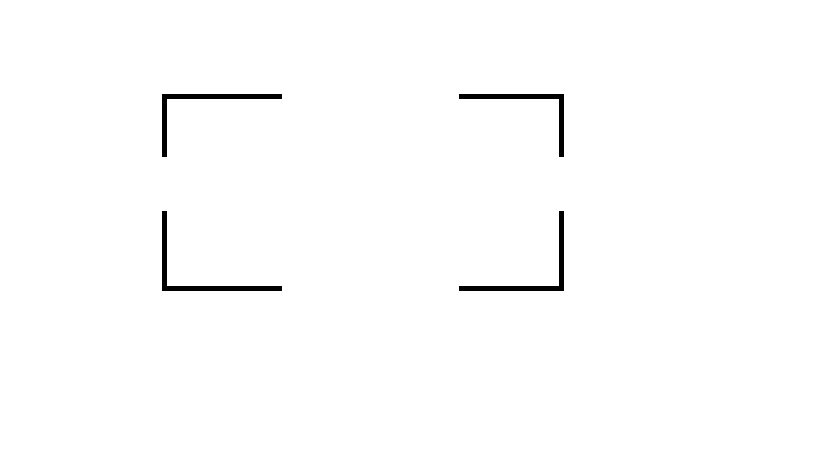
#> input picture CCF394 transformada hough/lines.png, 819 x 460 px
$ python 'CCF394 Aula 11 - Transformada HOUG - 2 - detectando linhas.py'
#> lines starting #> are read from the running program, lines starting #| are printed output that depends on the picture; after the words box and inside, x2 and y2 are one past the last pixel; in counts of white or black regions, pixels touching at a corner belong together
'''

Hough Line Transformation
Finds lines in a binary image using the standard Hough transform.

The function implements the standard or standard multi-scale Hough transform
algorithm for line detection. See http://homepages.inf.ed.ac.uk/rbf/HIPR2/hough.htm for a good explanation of Hough transform.

Parameters
image	8-bit, single-channel binary source image. The image may be modified by the function.
lines	Output vector of lines. Each line is represented by a 2 or 3 element vector (ρ,θ) or (ρ,θ,votes) . ρ is the distance from the coordinate origin (0,0) (top-left corner of the image). θ is the line rotation angle in radians ( 0∼vertical line,π/2∼horizontal line ). votes is the value of accumulator.
rho	Distance resolution of the accumulator in pixels.
theta	Angle resolution of the accumulator in radians.
threshold	Accumulator threshold parameter. Only those lines are returned that get enough votes ( >threshold ).
srn	For the multi-scale Hough transform, it is a divisor for the distance resolution rho . The coarse accumulator distance resolution is rho and the accurate accumulator resolution is rho/srn . If both srn=0 and stn=0 , the classical Hough transform is used. Otherwise, both these parameters should be positive.
stn	For the multi-scale Hough transform, it is a divisor for the distance resolution theta.
min_theta	For standard and multi-scale Hough transform, minimum angle to check for lines. Must fall between 0 and max_theta.
max_theta	For standard and multi-scale Hough transform, maximum angle to check for lines. Must fall between min_theta and CV_PI.

___________________________________________________
 The Probabilistic Hough Line Transform

A more efficient implementation of the Hough Line Transform. It gives as output the extremes of the detected lines (x0,y0,x1,y1)
In OpenCV it is implemented with the function HoughLinesP()

lines	=cv.HoughLinesP(image, rho, theta, threshold[, lines[, minLineLength[, maxLineGap]]]	)

Parameters
image	8-bit, single-channel binary source image. The image may be modified by the function.
lines	Output vector of lines. Each line is represented by a 4-element vector (x1,y1,x2,y2) , where (x1,y1) and (x2,y2) are the ending points of each detected line segment.
rho	Distance resolution of the accumulator in pixels.
theta	Angle resolution of the accumulator in radians.
threshold	Accumulator threshold parameter. Only those lines are returned that get enough votes ( >threshold ).
minLineLength	Minimum line length. Line segments shorter than that are rejected.
maxLineGap	Maximum allowed gap between points on the same line to link them.


'''


import cv2
import numpy as np
img = cv2.imread("lines.png")
#> img is the input picture: shape (460, 819, 3); 99% white; 4 black regions, box (x1, y1, x2, y2) and area: (162, 211, 282, 291) 975, (459, 211, 564, 291) 900, (162, 94, 282, 157) 890, (459, 94, 564, 157) 815
cv2.imshow("Imagem Original", img)
gray = cv2.cvtColor(img, cv2.COLOR_BGR2GRAY)
edges = cv2.Canny(gray, 75, 150)
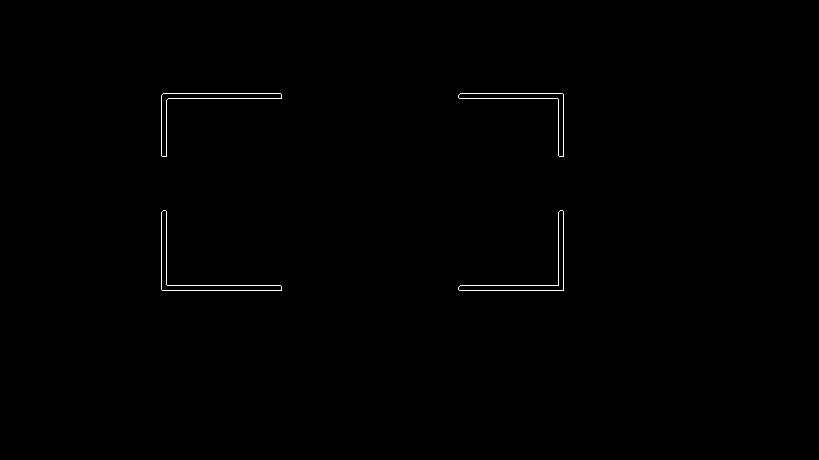
#> edges: shape (460, 819); 0.38% white in thin lines or dots, all inside (x1, y1, x2, y2) = (161, 93, 564, 291)
lines = cv2.HoughLinesP(edges, 1, np.pi/180, 30, maxLineGap=250)
#> lines = [[163, 93, 562, 93], [161, 285, 563, 285], [161, 98, 563, 98], [162, 290, 563, 290], [166, 284, 166, 100], [558, 284, 558, 99], [563, 289, 563, 94], [161, 289, 161, 95]]
for line in lines:
    x1, y1, x2, y2 = line[0]
    cv2.line(img, (x1, y1), (x2, y2), (0, 255, 0), 3)
#> this loop made 8 passes
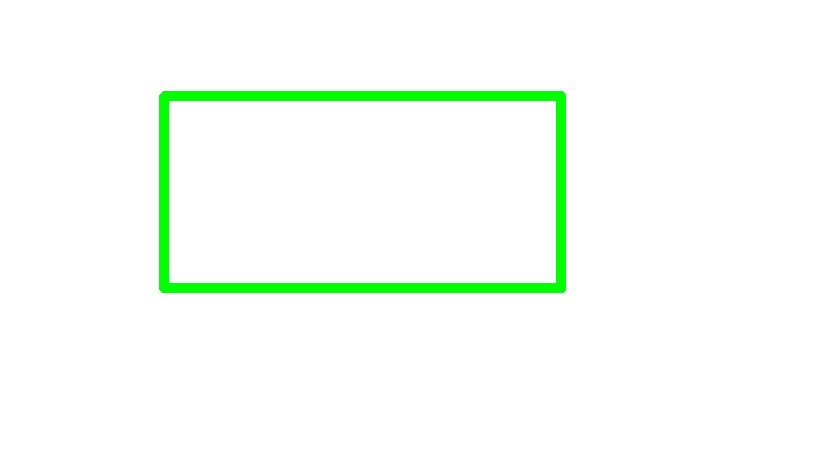
#> img: shape (460, 819, 3); 3.12% of pixels changed, all inside (x1, y1, x2, y2) = (159, 91, 566, 293)
cv2.imshow("Edges", edges)
cv2.imshow("Image", img)
cv2.waitKey(0)
cv2.destroyAllWindows()

img = cv2.imread("formas.png")
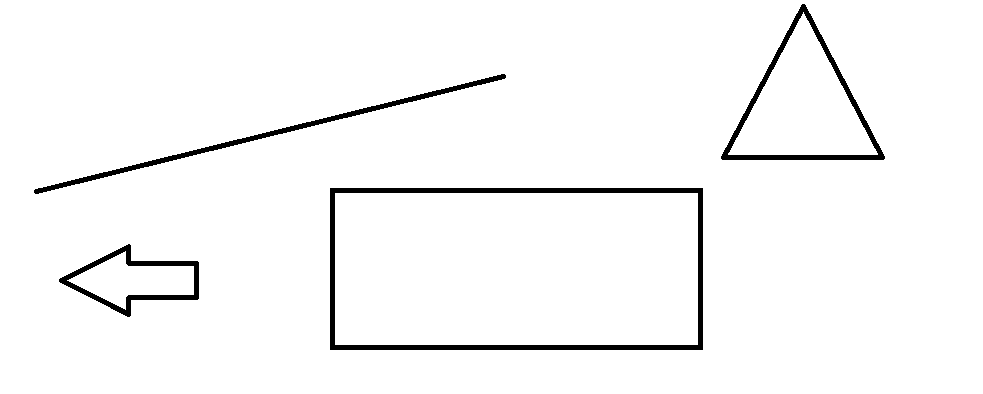
#> input picture CCF394 transformada hough/formas.png, 983 x 394 px
#> img is the input picture: shape (394, 983, 3); 96.9% white; 4 black regions, box (x1, y1, x2, y2) and area: (330, 188, 703, 350) 5250, (721, 4, 885, 160) 2492, (34, 74, 506, 194) 2405, (59, 244, 199, 317) 1744
cv2.imshow("Imagem Original", img)
gray = cv2.cvtColor(img, cv2.COLOR_BGR2GRAY)
edges = cv2.Canny(gray, 75, 150)
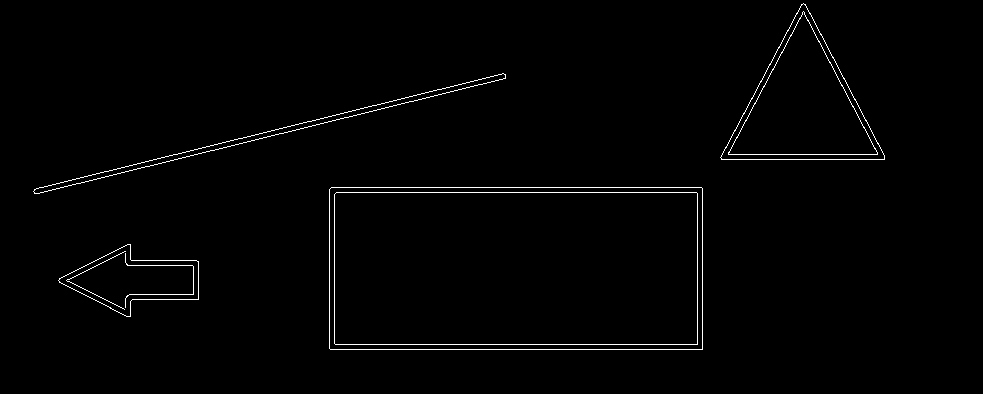
#> edges: shape (394, 983); 1.2% white in thin lines or dots, all inside (x1, y1, x2, y2) = (33, 3, 885, 350)
lines = cv2.HoughLinesP(edges, 1, np.pi/180, 30, maxLineGap=250)
#> lines = 30 rows, first 6: [329, 192, 702, 192], [330, 349, 702, 349], [39, 187, 63, 187], [329, 344, 702, 344], [34, 189, 437, 89], [331, 187, 701, 187]
for line in lines:
    x1, y1, x2, y2 = line[0]
    cv2.line(img, (x1, y1), (x2, y2), (0, 255, 0), 3)
#> this loop made 30 passes
#> (x1, y1, x2, y2) on passes 1 to 12: (329, 192, 702, 192), (330, 349, 702, 349), (39, 187, 63, 187), (329, 344, 702, 344), (34, 189, 437, 89), (331, 187, 701, 187), (149, 166, 505, 78), (702, 348, 702, 188), (334, 343, 334, 115), (721, 159, 884, 159), (697, 343, 697, 193), (722, 154, 883, 154)
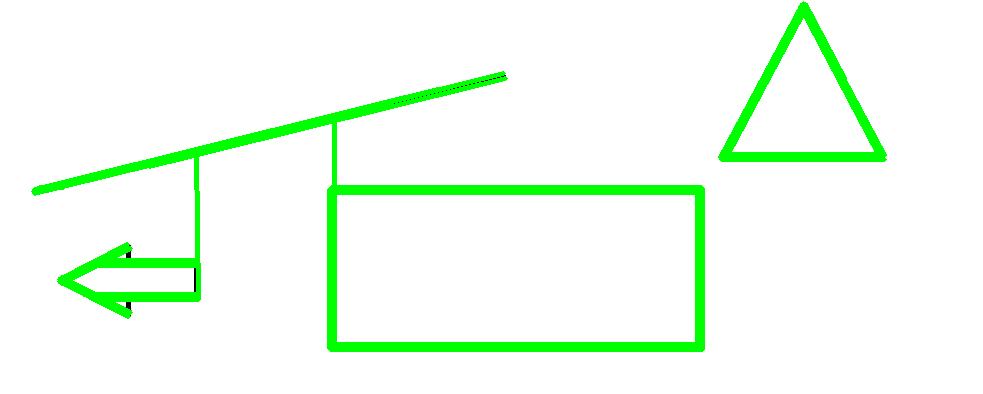
#> img: shape (394, 983, 3); 6.3% of pixels changed, all inside (x1, y1, x2, y2) = (31, 1, 887, 352)
cv2.imshow("Edges", edges)
cv2.imshow("Image", img)
cv2.waitKey(0)
cv2.destroyAllWindows()
